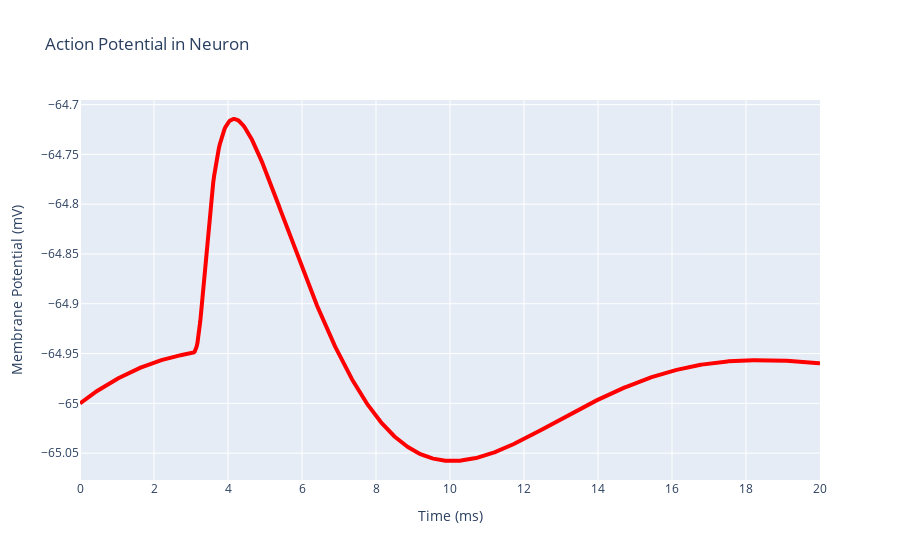

Notebook cell for this chart:
### Code cell
#  Action Potential
fig = go.Figure()
fig.add_trace(go.Scatter(x=t, y=v, name="Action Potential", line={"width": 4, "color": "red"}))

fig.update_layout(dict(
    xaxis_title="Time (ms)",
    yaxis_title="Membrane Potential (mV)",
    title="Action Potential in Neuron"
))

fig.show()

### Figure 1 — Plotly figure (JSON) as saved in the notebook; plotly's stock layout.template omitted (floating-point values rounded to 4 significant figures; data arrays with more than 128 entries replaced by an {"elided": "..."} marker saying what was removed)
{"data": [{"line": {"color": "red", "width": 4}, "name": "Action Potential", "type": "scatter", "x": {"elided": "801 float values"}, "y": {"elided": "801 float values"}}], "layout": {"title": {"text": "Action Potential in Neuron"}, "xaxis": {"title": {"text": "Time (ms)"}}, "yaxis": {"title": {"text": "Membrane Potential (mV)"}}}}
